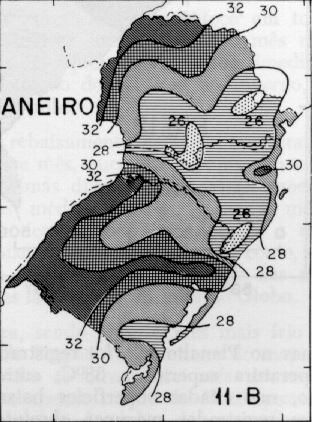
//> input picture src/exercises/ml-filters/assets/janei.pgm, 312 x 422 px
$ ./rain_classification   (built with g++ and OpenCV 4)
//> lines starting //> are read from the running program, lines starting //| are printed output that depends on the picture; after the words box and inside, x2 and y2 are one past the last pixel; in counts of white or black regions, pixels touching at a corner belong together
#include "procimagem.h"

int main() {
  Mat_<Vec3b> ax=imread("assets/janei.pgm",1);
//> ax is the input picture: 422 rows x 312 cols, CV_8UC3; min 0, max 251, mean 177.1
  Mat_<uchar> ay=imread("assets/janei-1.pgm",0);
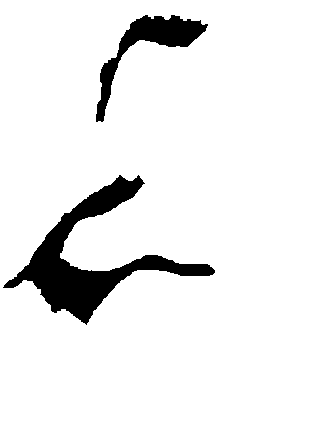
//> input picture src/exercises/ml-filters/assets/janei-1.pgm, 312 x 422 px
//> ay: 422 rows x 312 cols, CV_8UC1; 92.3% white; 2 black regions, box (x1, y1, x2, y2) and area: (3, 175, 215, 325) 7445, (96, 15, 208, 122) 2723
  Mat_<Vec3b> qx=imread("assets/julho.pgm", 1);
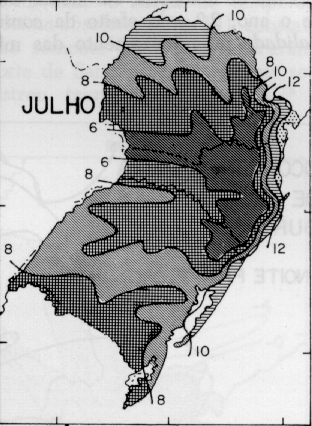
//> input picture src/exercises/ml-filters/assets/julho.pgm, 312 x 426 px
//> qx is the input picture: 426 rows x 312 cols, CV_8UC3; min 0, max 248, mean 167.6
  //std::cout << ax.size() << " " << ay.size() << std::endl;
  if (ax.size()!=ay.size()) erro("Erro dimensao");
  Mat_<uchar> qp(qx.rows,qx.cols);

  //Cria as estruturas de dados para alimentar OpenCV
  Mat_<float> features(ax.rows*ax.cols,9);
  Mat_<int> saidas(ax.rows*ax.cols,1);
  int i=0;
  for (int l=0; l<ax.rows; l++)
    for (int c=0; c<ax.cols; c++) {
      int k=0;
      for (int dl=-1; dl<=1; dl++)
        for (int dc=-1; dc<=1; dc++) {
          int ll=max(0,min(ax.rows-1,l+dl));
          int cc=max(0,min(ax.cols-1,c+dc));
          features(i,k++)=ax(ll,cc)[0]/255.0;
        }
      saidas(i)=ay(l,c);
      i=i+1;
    }
//> this loop made 422 passes
//> i on passes 1 to 3: 312, 624, 936
//> after the loop, i = 131664
  flann::Index ind(features,flann::KDTreeIndexParams(4));
  // Aqui, as 4 arvores estao criadas

  Mat_<float> query(1,9);
  vector<int> indices(2);
  vector<float> dists(2);
  for (int l=0; l<qp.rows; l++)
    for (int c=0; c<qp.cols; c++) {
      int k=0;
      for (int dl=-1; dl<=1; dl++)
        for (int dc=-1; dc<=1; dc++) {
          int ll=max(0,min(qx.rows-1,l+dl));
          int cc=max(0,min(qx.cols-1,c+dc));
          query(0,k++)=qx(ll,cc)[0]/255.0;
        }
      // Zero indica sem backtracking
      ind.knnSearch(query,indices,dists,1,flann::SearchParams(0));
      qp(l,c)=saidas(indices[0]);
    }
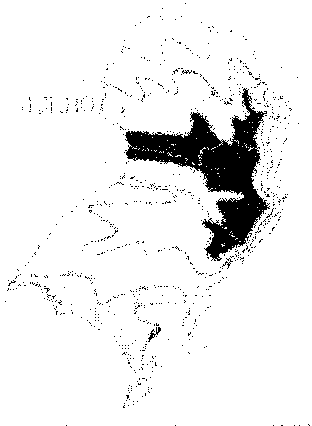
//> qp: 426 rows x 312 cols, CV_8UC1; 92.6% white; 837 black regions (833 under 20 px), largest, box (x1, y1, x2, y2) and area: (125, 88, 270, 261) 8173, (148, 327, 161, 342) 62, (222, 258, 233, 269) 31, (182, 70, 192, 74) 20
//> after the loop, query = [0.0588, 0.635, 0.635, 0.0745, 0.639, 0.639, 0.0745, 0.639, 0.639]; indices = [24771]; dists = [0.0812]
  //imwrite("results/f1-rain-flann.png",qp);

  Mat_<Vec3b> qpred=qx.clone();
  for (int l=0; l<qp.rows; l++)
    for (int c=0; c<qp.cols; c++) {
      int contagemPreto=0;
      for (int dl=-1; dl<=1; dl++)
        for (int dc=-1; dc<=1; dc++) {
          int ll=max(0,min(qp.rows-1,l+dl));
          int cc=max(0,min(qp.cols-1,c+dc));
          if (qp(ll,cc)==0) contagemPreto++;
        }
      if (contagemPreto>=8)
        qpred(l,c)[2]=255;
    }
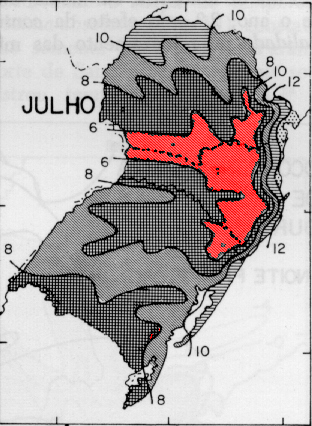
//> qpred: 426 rows x 312 cols, CV_8UC3; 5.23% of pixels changed, all inside (x1, y1, x2, y2) = (127, 91, 267, 339)
  imwrite("results/f1-rain-flann-red-final.png",qpred);
}
